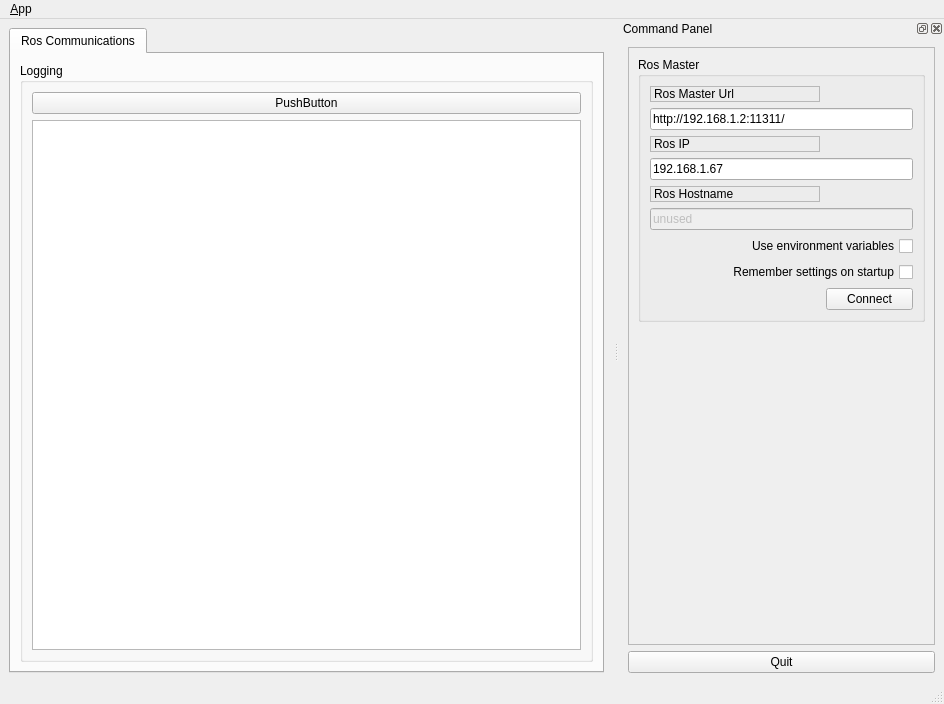
<?xml version="1.0" encoding="UTF-8"?>
<ui version="4.0">
 <class>MainWindowDesign</class>
 <widget class="QMainWindow" name="MainWindowDesign">
  <property name="geometry">
   <rect>
    <x>0</x>
    <y>0</y>
    <width>944</width>
    <height>704</height>
   </rect>
  </property>
  <property name="windowTitle">
   <string>QRosApp</string>
  </property>
  <property name="windowIcon">
   <iconset resource="../resources/images.qrc">
    <normaloff>:/images/icon.png</normaloff>:/images/icon.png</iconset>
  </property>
  <property name="locale">
   <locale language="English" country="Australia"/>
  </property>
  <widget class="QWidget" name="centralwidget">
   <layout class="QHBoxLayout">
    <item>
     <widget class="QTabWidget" name="tab_manager">
      <property name="minimumSize">
       <size>
        <width>100</width>
        <height>0</height>
       </size>
      </property>
      <property name="locale">
       <locale language="English" country="Australia"/>
      </property>
      <property name="currentIndex">
       <number>0</number>
      </property>
      <widget class="QWidget" name="tab_status">
       <attribute name="title">
        <string>Ros Communications</string>
       </attribute>
       <layout class="QVBoxLayout" name="verticalLayout_2">
        <item>
         <widget class="QGroupBox" name="groupBox_12">
          <property name="sizePolicy">
           <sizepolicy hsizetype="MinimumExpanding" vsizetype="Preferred">
            <horstretch>0</horstretch>
            <verstretch>0</verstretch>
           </sizepolicy>
          </property>
          <property name="title">
           <string>Logging</string>
          </property>
          <layout class="QGridLayout" name="gridLayout_3">
           <item row="1" column="0">
            <widget class="QListView" name="view_logging"/>
           </item>
           <item row="0" column="0">
            <widget class="QPushButton" name="pushButton">
             <property name="text">
              <string>PushButton</string>
             </property>
            </widget>
           </item>
          </layout>
         </widget>
        </item>
       </layout>
      </widget>
     </widget>
    </item>
   </layout>
  </widget>
  <widget class="QMenuBar" name="menubar">
   <property name="geometry">
    <rect>
     <x>0</x>
     <y>0</y>
     <width>944</width>
     <height>22</height>
    </rect>
   </property>
   <widget class="QMenu" name="menu_File">
    <property name="title">
     <string>&amp;App</string>
    </property>
    <addaction name="action_Preferences"/>
    <addaction name="separator"/>
    <addaction name="actionAbout"/>
    <addaction name="actionAbout_Qt"/>
    <addaction name="separator"/>
    <addaction name="action_Quit"/>
   </widget>
   <addaction name="menu_File"/>
  </widget>
  <widget class="QStatusBar" name="statusbar"/>
  <widget class="QDockWidget" name="dock_status">
   <property name="sizePolicy">
    <sizepolicy hsizetype="Minimum" vsizetype="Preferred">
     <horstretch>0</horstretch>
     <verstretch>0</verstretch>
    </sizepolicy>
   </property>
   <property name="minimumSize">
    <size>
     <width>325</width>
     <height>389</height>
    </size>
   </property>
   <property name="allowedAreas">
    <set>Qt::RightDockWidgetArea</set>
   </property>
   <property name="windowTitle">
    <string>Command Panel</string>
   </property>
   <attribute name="dockWidgetArea">
    <number>2</number>
   </attribute>
   <widget class="QWidget" name="dockWidgetContents_2">
    <layout class="QVBoxLayout" name="verticalLayout">
     <item>
      <widget class="QFrame" name="frame">
       <property name="sizePolicy">
        <sizepolicy hsizetype="Minimum" vsizetype="Preferred">
         <horstretch>0</horstretch>
         <verstretch>0</verstretch>
        </sizepolicy>
       </property>
       <property name="frameShape">
        <enum>QFrame::StyledPanel</enum>
       </property>
       <property name="frameShadow">
        <enum>QFrame::Raised</enum>
       </property>
       <layout class="QVBoxLayout" name="verticalLayout_3">
        <item>
         <widget class="QGroupBox" name="groupBox">
          <property name="title">
           <string>Ros Master</string>
          </property>
          <layout class="QGridLayout" name="gridLayout">
           <item row="0" column="0">
            <widget class="QLabel" name="label">
             <property name="frameShape">
              <enum>QFrame::StyledPanel</enum>
             </property>
             <property name="frameShadow">
              <enum>QFrame::Raised</enum>
             </property>
             <property name="text">
              <string>Ros Master Url</string>
             </property>
            </widget>
           </item>
           <item row="1" column="0" colspan="2">
            <widget class="QLineEdit" name="line_edit_master">
             <property name="text">
              <string>http://192.168.1.2:11311/</string>
             </property>
            </widget>
           </item>
           <item row="2" column="0">
            <widget class="QLabel" name="label_2">
             <property name="frameShape">
              <enum>QFrame::StyledPanel</enum>
             </property>
             <property name="frameShadow">
              <enum>QFrame::Raised</enum>
             </property>
             <property name="text">
              <string>Ros IP</string>
             </property>
            </widget>
           </item>
           <item row="3" column="0" colspan="2">
            <widget class="QLineEdit" name="line_edit_host">
             <property name="text">
              <string>192.168.1.67</string>
             </property>
            </widget>
           </item>
           <item row="4" column="0">
            <widget class="QLabel" name="label_3">
             <property name="frameShape">
              <enum>QFrame::StyledPanel</enum>
             </property>
             <property name="frameShadow">
              <enum>QFrame::Raised</enum>
             </property>
             <property name="text">
              <string>Ros Hostname</string>
             </property>
            </widget>
           </item>
           <item row="5" column="0" colspan="2">
            <widget class="QLineEdit" name="line_edit_topic">
             <property name="enabled">
              <bool>false</bool>
             </property>
             <property name="text">
              <string>unused</string>
             </property>
            </widget>
           </item>
           <item row="6" column="0" colspan="2">
            <widget class="QCheckBox" name="checkbox_use_environment">
             <property name="layoutDirection">
              <enum>Qt::RightToLeft</enum>
             </property>
             <property name="text">
              <string>Use environment variables</string>
             </property>
            </widget>
           </item>
           <item row="7" column="0" colspan="2">
            <widget class="QCheckBox" name="checkbox_remember_settings">
             <property name="layoutDirection">
              <enum>Qt::RightToLeft</enum>
             </property>
             <property name="text">
              <string>Remember settings on startup</string>
             </property>
            </widget>
           </item>
           <item row="8" column="0">
            <spacer name="horizontalSpacer">
             <property name="orientation">
              <enum>Qt::Horizontal</enum>
             </property>
             <property name="sizeHint" stdset="0">
              <size>
               <width>170</width>
               <height>21</height>
              </size>
             </property>
            </spacer>
           </item>
           <item row="8" column="1">
            <widget class="QPushButton" name="button_connect">
             <property name="enabled">
              <bool>true</bool>
             </property>
             <property name="sizePolicy">
              <sizepolicy hsizetype="MinimumExpanding" vsizetype="Fixed">
               <horstretch>0</horstretch>
               <verstretch>0</verstretch>
              </sizepolicy>
             </property>
             <property name="toolTip">
              <string>Set the target to the current joint trajectory state.</string>
             </property>
             <property name="statusTip">
              <string>Clear all waypoints and set the target to the current joint trajectory state.</string>
             </property>
             <property name="text">
              <string>Connect</string>
             </property>
            </widget>
           </item>
          </layout>
         </widget>
        </item>
        <item>
         <spacer name="verticalSpacer_3">
          <property name="orientation">
           <enum>Qt::Vertical</enum>
          </property>
          <property name="sizeHint" stdset="0">
           <size>
            <width>20</width>
            <height>233</height>
           </size>
          </property>
         </spacer>
        </item>
       </layout>
      </widget>
     </item>
     <item>
      <widget class="QPushButton" name="quit_button">
       <property name="sizePolicy">
        <sizepolicy hsizetype="MinimumExpanding" vsizetype="Fixed">
         <horstretch>0</horstretch>
         <verstretch>0</verstretch>
        </sizepolicy>
       </property>
       <property name="text">
        <string>Quit</string>
       </property>
      </widget>
     </item>
    </layout>
   </widget>
  </widget>
  <action name="action_Quit">
   <property name="text">
    <string>&amp;Quit</string>
   </property>
   <property name="shortcut">
    <string>Ctrl+Q</string>
   </property>
   <property name="shortcutContext">
    <enum>Qt::ApplicationShortcut</enum>
   </property>
  </action>
  <action name="action_Preferences">
   <property name="text">
    <string>&amp;Preferences</string>
   </property>
  </action>
  <action name="actionAbout">
   <property name="text">
    <string>&amp;About</string>
   </property>
  </action>
  <action name="actionAbout_Qt">
   <property name="text">
    <string>About &amp;Qt</string>
   </property>
  </action>
 </widget>
 <resources>
  <include location="../resources/images.qrc"/>
 </resources>
 <connections>
  <connection>
   <sender>action_Quit</sender>
   <signal>triggered()</signal>
   <receiver>MainWindowDesign</receiver>
   <slot>close()</slot>
   <hints>
    <hint type="sourcelabel">
     <x>-1</x>
     <y>-1</y>
    </hint>
    <hint type="destinationlabel">
     <x>399</x>
     <y>299</y>
    </hint>
   </hints>
  </connection>
  <connection>
   <sender>quit_button</sender>
   <signal>clicked()</signal>
   <receiver>MainWindowDesign</receiver>
   <slot>close()</slot>
   <hints>
    <hint type="sourcelabel">
     <x>859</x>
     <y>552</y>
    </hint>
    <hint type="destinationlabel">
     <x>469</x>
     <y>299</y>
    </hint>
   </hints>
  </connection>
 </connections>
</ui>
